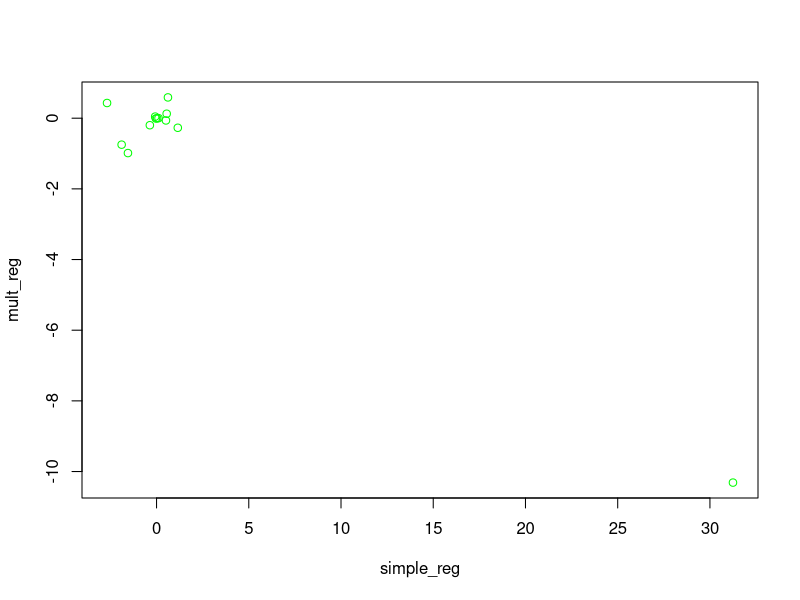

The R source for this figure:
## ---- chunk 1
library(MASS)
attach(Boston)
model_zn <- lm(crim ~ zn)
summary(model_zn)
## ---- chunk 2
model_indus <- lm(crim ~ indus)
summary(model_indus)
## ---- chunk 3
chas <- as.factor(chas)
model_chas <- lm(crim ~ chas)
summary(model_chas)
## ---- chunk 4
model_nox <- lm(crim ~ nox)
summary(model_nox)

## ---- chunk 5
model_rm <- lm(crim ~ rm)
summary(model_rm)

## ---- chunk 6
model_age <- lm(crim ~ age)
summary(model_age)
## ---- chunk 7
model_dis <- lm(crim ~ dis)
summary(model_dis)
## ---- chunk 8
model_rad <- lm(crim ~ rad)
summary(model_rad)

## ---- chunk 9
model_tax <- lm(crim ~ tax)
summary(model_tax)
## ---- chunk 10
model_ptratio <- lm(crim ~ ptratio)
summary(model_ptratio)

## ---- chunk 11
model_black <- lm(crim ~ black)
summary(model_black)
## ---- chunk 12
model_lstat <- lm(crim ~ lstat)
summary(model_lstat)

## ---- chunk 13
model_medv <- lm(crim ~ medv)
summary(model_medv)
## ---- chunk 14
model_all <- lm(crim ~ ., data = Boston)
summary(model_all)
## ---- chunk 15
simple_reg <- vector("numeric",0)
simple_reg <- c(simple_reg, model_zn$coefficient[2])
simple_reg <- c(simple_reg, model_indus$coefficient[2])
simple_reg <- c(simple_reg, model_chas$coefficient[2])
simple_reg <- c(simple_reg, model_nox$coefficient[2])
simple_reg <- c(simple_reg, model_rm$coefficient[2])
simple_reg <- c(simple_reg, model_age$coefficient[2])
simple_reg <- c(simple_reg, model_dis$coefficient[2])
simple_reg <- c(simple_reg, model_rad$coefficient[2])
simple_reg <- c(simple_reg, model_tax$coefficient[2])
simple_reg <- c(simple_reg, model_ptratio$coefficient[2])
simple_reg <- c(simple_reg, model_black$coefficient[2])
simple_reg <- c(simple_reg, model_lstat$coefficient[2])
simple_reg <- c(simple_reg, model_medv$coefficient[2])
mult_reg <- vector("numeric", 0)
mult_reg <- c(mult_reg, model_all$coefficients)
mult_reg <- mult_reg[-1]
plot(simple_reg, mult_reg, col = "green")

## ---- chunk 16
cor(Boston[-c(1, 4)])

## ---- chunk 17

## ---- chunk 18

